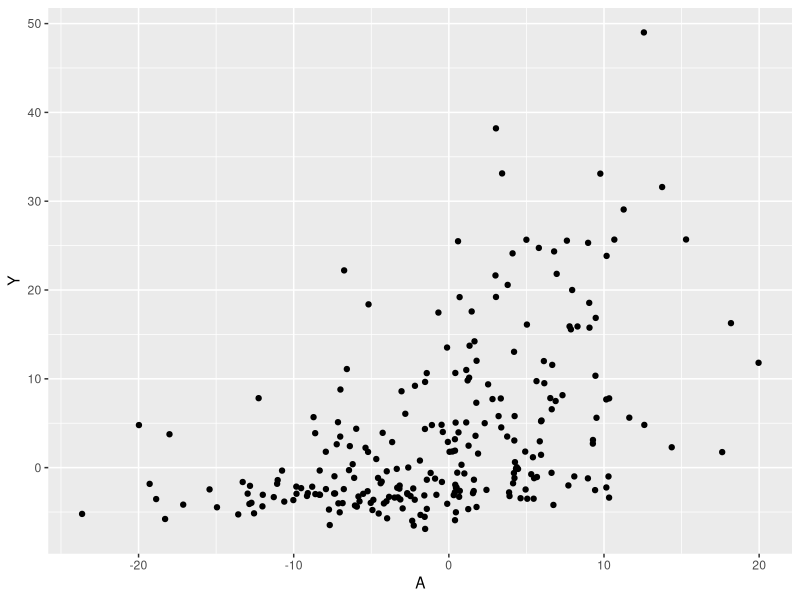

Here is the R script that generated this plot:

library(tidyverse)
library(nnet)

set.seed(1)
n <- 250
W <- matrix(rnorm(n*3), ncol=3)
A <- rnorm(n,-4*W[,1] - 4*W[,2] + 4*W[,3],1)
Y <- A + 4*W[,1] + 4*W[,2] + 4*W[,3] + 4*W[,3]^2 + rnorm(n)

data_1 <- tibble(Y,A,W1=W[,1],W2=W[,2],W3=W[,3])

plot_dat <- tibble(A,Y)

ggplot(plot_dat) + geom_point(aes(A,Y))


## crude model

lm(Y~A,data=data_1)

## correct model

lm(Y~A+W1+W2+W3+I(W3^2),data=data_1)

## construct the IPWs via normal density:
A_mod <- glm(A ~ W1+W2+W3,data=data_1,family=gaussian("identity"))
mu_den_lm <- A_mod$fitted.values
sd_den_lm <- A_mod$deviance/A_mod$df.residual
dens_den <- dnorm(data_1$A,mu_den_lm,sd_den_lm)

A_mod <- glm(A ~ 1,data=data_1,family=gaussian("identity"))
mu_num_lm <- A_mod$fitted.values
sd_num_lm <- A_mod$deviance/A_mod$df.residual
dens_num <- dnorm(data_1$A,mu_num_lm,sd_num_lm)

data_1$sw <- dens_num/dens_den
summary(data_1$sw)

## weighted model, normal pdf

lm(Y~A,data=data_1,weights=sw)

## construct the IPWs via quantile binning:
data_1 <- data_1 %>% mutate(quantileA = as.numeric(cut(A, quantile(A, probs=0:10/10), include.lowest=T)))
modA <- multinom(quantileA ~ W1+W2+W3, data = data_1)

propensA <- predict(modA,type="probs") ## gives a 250 x 10 matrix, have to select observed propens

pA <- NULL
for(i in 1:nrow(data_1)){
    pA <- rbind(pA,propensA[i,data_1$quantileA[i]])
}

data_1$swqb <- as.numeric(.1/pA)

## weighted model, quantile binning
lm(Y~A,data=data_1,weights=swqb)


